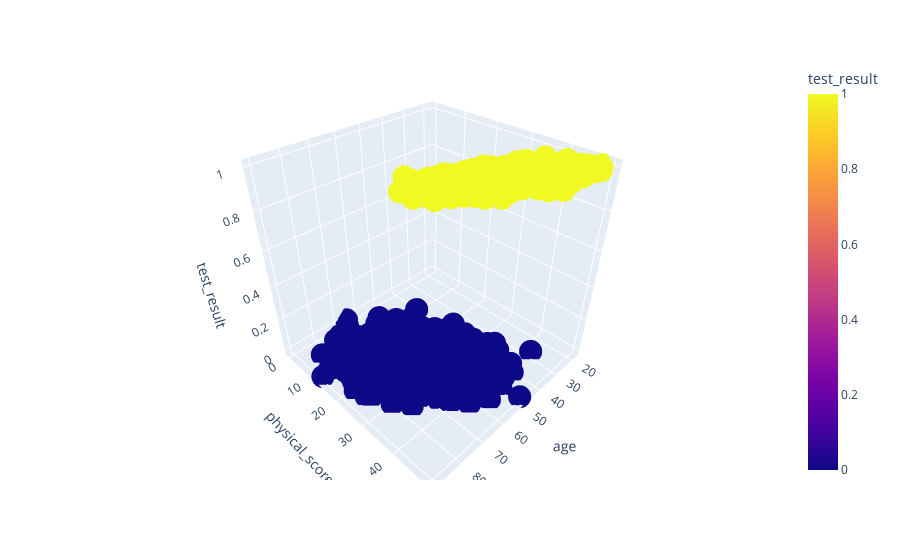

Notebook code cell kept with this figure:
### Markdown cell above
We can use plotly to display our data in 3d to see a clear separation of our two groups.

### Code cell
fig = px.scatter_3d(df, x='age', y='physical_score', z='test_result', color='test_result')

fig.show()

### Figure 1 — Plotly figure (JSON) as saved in the notebook; plotly's stock layout.template omitted (floating-point values rounded to 4 significant figures; data arrays with more than 128 entries replaced by an {"elided": "..."} marker saying what was removed)
{"data": [{"hovertemplate": "age=%{x}<br>physical_score=%{y}<br>test_result=%{marker.color}<extra></extra>", "legendgroup": "", "marker": {"color": {"elided": "5000 int values"}, "coloraxis": "coloraxis", "symbol": "circle"}, "mode": "markers", "name": "", "scene": "scene", "showlegend": false, "type": "scatter3d", "x": {"elided": "5000 int values"}, "y": {"elided": "5000 float values"}, "z": {"elided": "5000 int values"}}], "layout": {"coloraxis": {"colorbar": {"title": {"text": "test_result"}}, "colorscale": [[0, "#0d0887"], [0.1111, "#46039f"], [0.2222, "#7201a8"], [0.3333, "#9c179e"], [0.4444, "#bd3786"], [0.5556, "#d8576b"], [0.6667, "#ed7953"], [0.7778, "#fb9f3a"], [0.8889, "#fdca26"], [1, "#f0f921"]]}, "legend": {"tracegroupgap": 0}, "margin": {"t": 60}, "scene": {"domain": {"x": [0, 1], "y": [0, 1]}, "xaxis": {"title": {"text": "age"}}, "yaxis": {"title": {"text": "physical_score"}}, "zaxis": {"title": {"text": "test_result"}}}}}
